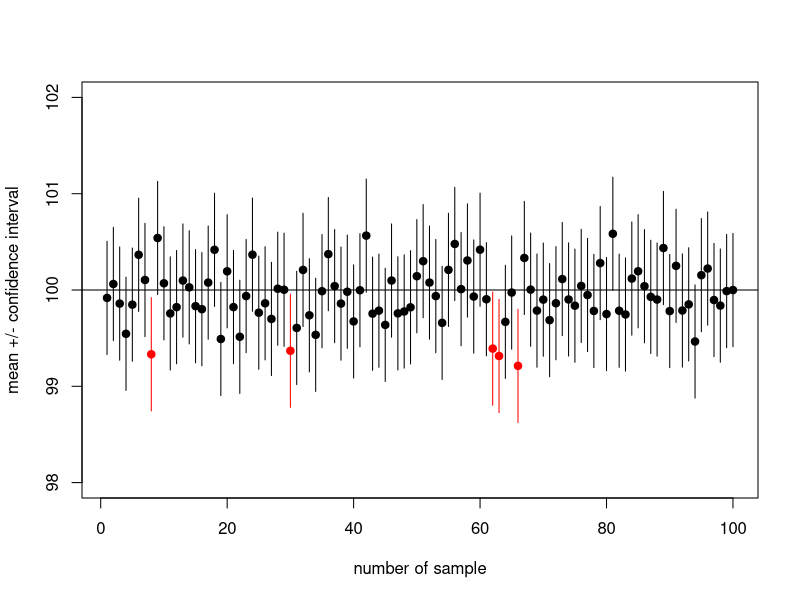

This chart was generated by the following R code:
mu <- 100							# population mean
sigma2 <- 9							# population variance
sigma <- sqrt(sigma2)
n <- 100							# sample size
alfa_half <- 0.025					# Cumulative density 1-a/2 = 0.975
z.value <- qnorm(1-alfa_half)		# Cut point value 
z.range <- z.value*sigma/sqrt(n)

n.rep <- 100						# Number of sampling iterations 
ave <- numeric(n.rep)				# Vector of sample mean 
lower <- numeric(n.rep)				# Lower limit vector 
upper <- numeric(n.rep)				# Upper limit vector
flag <- numeric(n.rep)				# Flags (out of range)
color <- c("black","red")

for(i in 1:n.rep){
	ave[i] <- mean(rnorm(n,mean=mu,sd=sigma))			# Calculation of sample mean using random numbers 
	lower[i] <- ave[i] - z.range						# Calculation of lower limit 
	upper[i] <- ave[i] + z.range						# Calculation of upper limit 
	if((lower[i]>mu)||(upper[i]<mu)){					# Determine if the population mean is included in the confidence interval 
		cat("Do not include population mean",i,"\n")
		flag[i] = 1
	}
}

x.axis <- 1:n.rep
plot(x.axis,ave,ylim=c(98,102),xlab="number of sample",ylab="mean +/- confidence interval",pch=19,col=color[flag+1])
abline(100,0)
for(i in 1:n.rep){
	segments(i,ave[i],i,upper[i],col=color[flag[i]+1])	# Show the upper limit of the confidence interval
	segments(i,ave[i],i,lower[i],col=color[flag[i]+1])	# Show the lower limit of the confidence interval
}